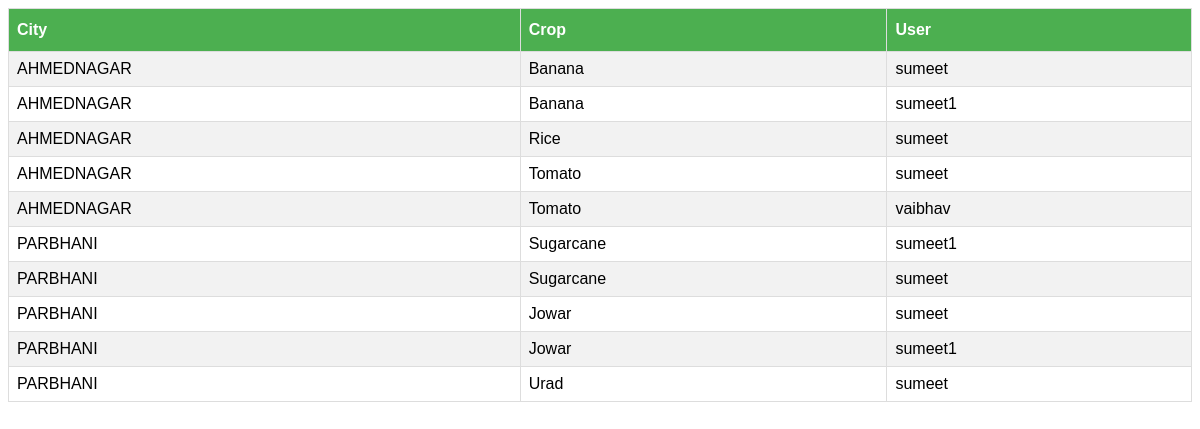
/cropcountadminview, run on an earlier commit of the app's database.
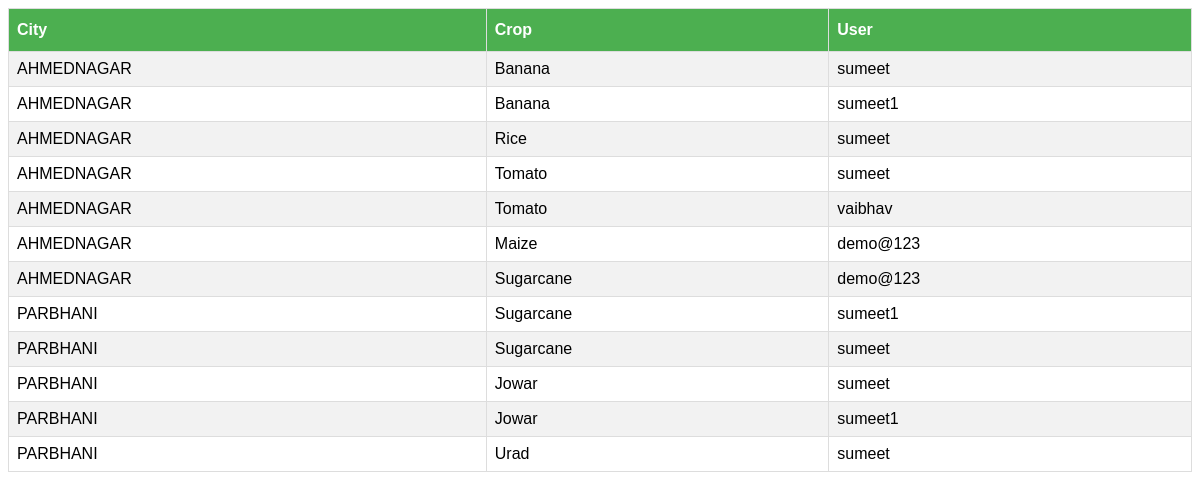
And on a later commit of the database.
### accounts/models.py (models this page shows, shortened)
class WillPlant(models.Model):
    user=models.CharField(max_length=20)
    crop=models.CharField(max_length=20)
    town=models.CharField(max_length=20)

### accounts/views.py (the view)
# urls.py: path('cropcountadminview', views.cropcountadminview,name='cropcountadminview'),
def cropcountadminview(request):
    will_plant = WillPlant.objects.values('user', 'crop', 'town')
    lis=[]
    for i in will_plant:
        lis.append(i)
    croplist=[]
    for i in lis:
        croplist.append(i['crop'])
    croplist = list(set(croplist))
    citylist=[]
    for i in lis:
        croplist.append(i['crop'])
    citylist = list(set(citylist))
    lis2=[]
    cnt=0
    dic2={}
    lis=sorted(lis, key=lambda i: i['town'])
    dic={'dic':lis}
    return render(request,'accounts/cropcountadminview.html',dic)

### accounts/templates/accounts/cropcountadminview.html (shortened to what this page needs)
<!DOCTYPE html>
<html lang="en">
<head>
</head>
<body>
<table id="customers">
  <tr>
    <th>City</th>
    <th>Crop</th>
    <th>User</th>
  </tr>
	{% for i in dic %}
  		<tr>
    		<td>{{i.town}}</td>
    		<td>{{i.crop}}</td>
    		<td>{{i.user}}</td>
  		</tr>
 	{% endfor %}
</table>
</body>
</html>

### accounts/templates/accounts/cropcountadminview.html (style rules this page uses)
#customers { font-family: "Trebuchet MS", Arial, Helvetica, sans-serif; border-collapse: collapse; width: 100%; }
#customers td, #customers th { border: 1px solid #ddd; padding: 8px; }
#customers tr:nth-child(even) { background-color: #f2f2f2; }
#customers th { padding-top: 12px; padding-bottom: 12px; text-align: left; background-color: #4CAF50; color: white; }

What changed in the data, as far as the page shows it:
added WillPlant: town "AHMEDNAGAR", crop "Maize", user "demo@123"
added WillPlant: town "AHMEDNAGAR", crop "Sugarcane", user "demo@123"
